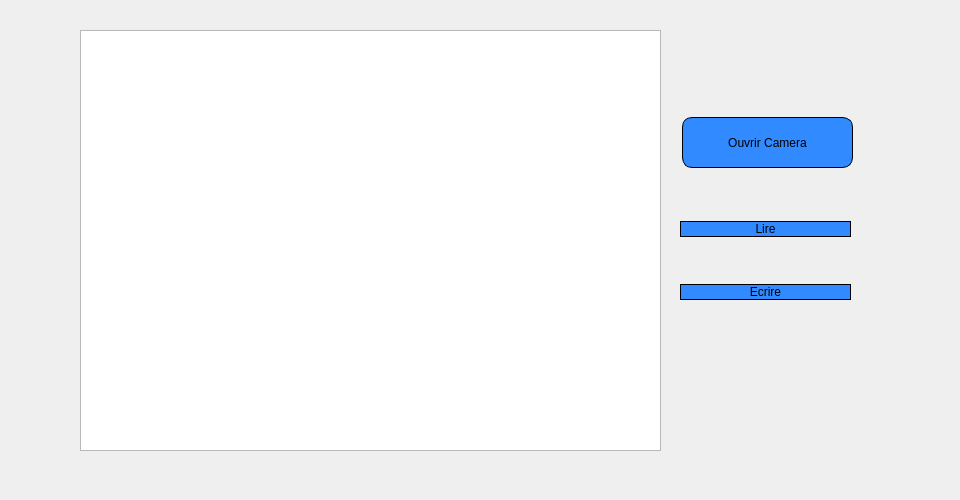
   <widget class="QWidget" name="tab_4">
    <attribute name="title">
     <string>File</string>
    </attribute>
    <widget class="QPlainTextEdit" name="TextEdit_text">
     <property name="geometry">
      <rect>
       <x>80</x>
       <y>30</y>
       <width>581</width>
       <height>421</height>
      </rect>
     </property>
    </widget>
    <widget class="QLabel" name="label_13">
     <property name="geometry">
      <rect>
       <x>60</x>
       <y>10</y>
       <width>801</width>
       <height>461</height>
      </rect>
     </property>
     <property name="text">
      <string/>
     </property>
     <property name="pixmap">
      <pixmap resource="projet.qrc">:/icons/imf.jpg</pixmap>
     </property>
    </widget>
    <widget class="QLabel" name="label_15">
     <property name="geometry">
      <rect>
       <x>60</x>
       <y>5</y>
       <width>821</width>
       <height>431</height>
      </rect>
     </property>
     <property name="text">
      <string/>
     </property>
    </widget>
    <widget class="QLabel" name="label_16">
     <property name="geometry">
      <rect>
       <x>0</x>
       <y>-5</y>
       <width>951</width>
       <height>491</height>
      </rect>
     </property>
     <property name="text">
      <string/>
     </property>
     <property name="pixmap">
      <pixmap resource="projet.qrc">:/icons/haya.png</pixmap>
     </property>
    </widget>
    <widget class="QWidget" name="layoutWidget_2">
     <property name="geometry">
      <rect>
       <x>680</x>
       <y>180</y>
       <width>171</width>
       <height>161</height>
      </rect>
     </property>
     <layout class="QVBoxLayout" name="verticalLayout_2">
      <item>
       <widget class="QPushButton" name="pushButton_lire">
        <property name="layoutDirection">
         <enum>Qt::LeftToRight</enum>
        </property>
        <property name="autoFillBackground">
         <bool>false</bool>
        </property>
        <property name="styleSheet">
         <string notr="true">		border: 1px solid black;
border-radius: 10px;
padding: 0 8px;
background: #318aff;
font: bold, &quot;Arial&quot;;;
text-align:center;
</string>
        </property>
        <property name="text">
         <string>Lire</string>
        </property>
        <property name="icon">
         <iconset resource="projet.qrc">
          <normaloff>:/icons/binoculars.png</normaloff>:/icons/binoculars.png</iconset>
        </property>
        <property name="iconSize">
         <size>
          <width>50</width>
          <height>50</height>
         </size>
        </property>
       </widget>
      </item>
      <item>
       <widget class="QPushButton" name="pushButton_modifier">
        <property name="styleSheet">
         <string notr="true">		border: 1px solid black;
border-radius: 10px;
padding: 0 8px;
background: #318aff;
font: bold, &quot;Arial&quot;;;
text-align:center;
		border: 1px solid black;
border-radius: 10px;
padding: 0 8px;
background: #318aff;
font: bold, &quot;Arial&quot;;;
text-align:center;
</string>
        </property>
        <property name="text">
         <string>Ecrire</string>
        </property>
        <property name="icon">
         <iconset resource="projet.qrc">
          <normaloff>:/icons/letter.png</normaloff>:/icons/letter.png</iconset>
        </property>
        <property name="iconSize">
         <size>
          <width>50</width>
          <height>50</height>
         </size>
        </property>
       </widget>
      </item>
     </layout>
    </widget>
    <widget class="QPushButton" name="pushButton_camera">
     <property name="geometry">
      <rect>
       <x>682</x>
       <y>117</y>
       <width>171</width>
       <height>51</height>
      </rect>
     </property>
     <property name="styleSheet">
      <string notr="true">		border: 1px solid black;
border-radius: 10px;
padding: 0 8px;
background: #318aff;
font: bold, &quot;Arial&quot;;;
text-align:center;
</string>
     </property>
     <property name="text">
      <string>Ouvrir Camera</string>
     </property>
     <property name="icon">
      <iconset resource="projet.qrc">
       <normaloff>:/icons/camera.png</normaloff>:/icons/camera.png</iconset>
     </property>
     <property name="iconSize">
      <size>
       <width>50</width>
       <height>50</height>
      </size>
     </property>
    </widget>
    <zorder>label_16</zorder>
    <zorder>label_15</zorder>
    <zorder>label_13</zorder>
    <zorder>TextEdit_text</zorder>
    <zorder>layoutWidget_2</zorder>
    <zorder>pushButton_camera</zorder>
   </widget>
